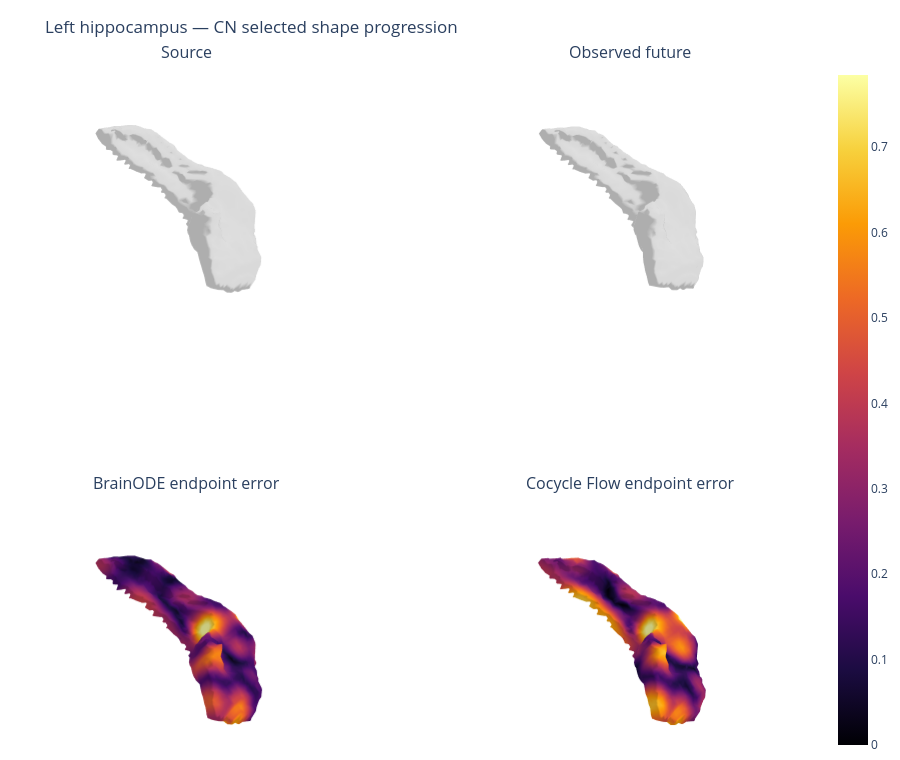
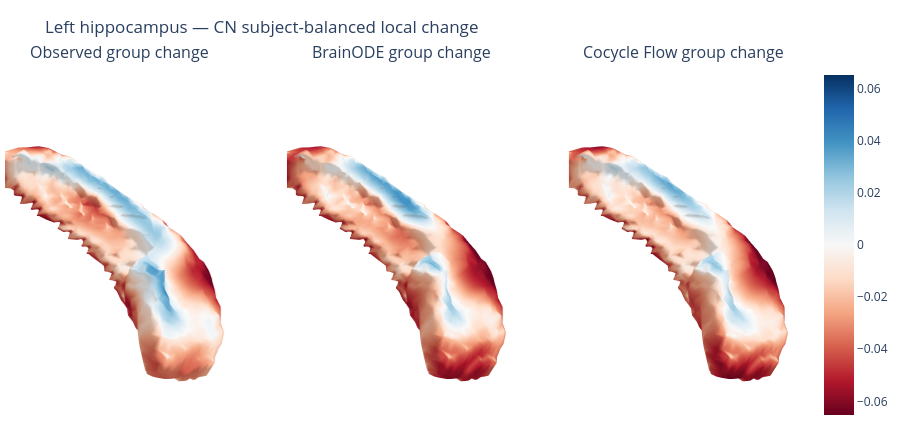
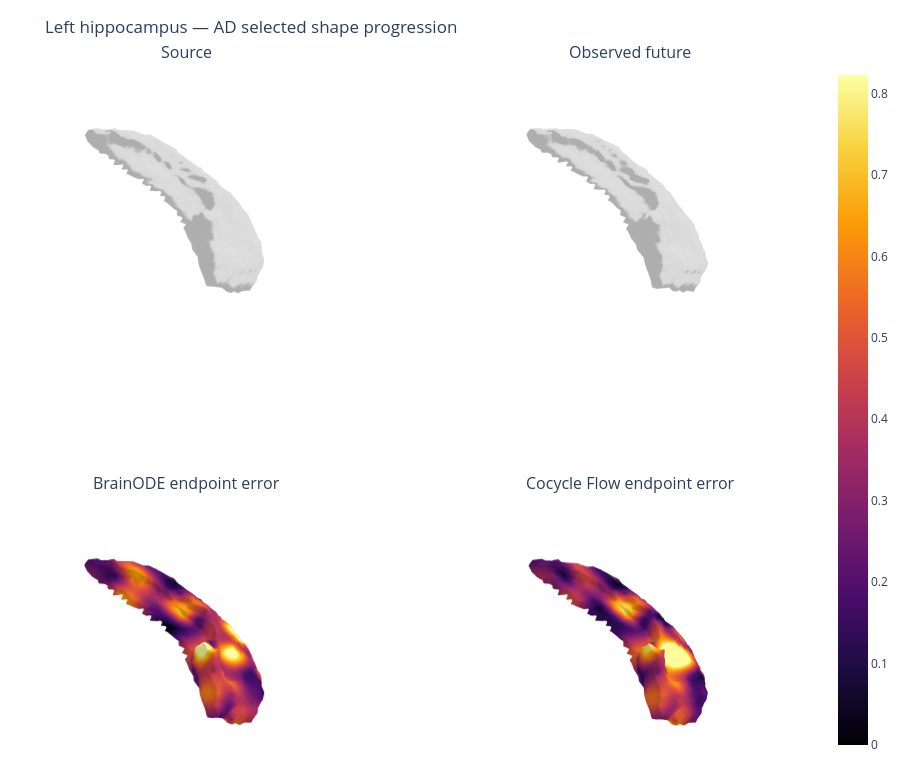
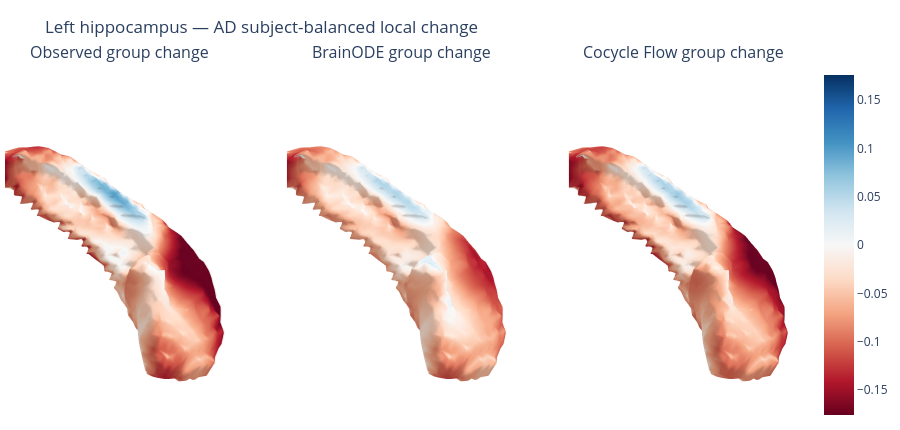

Notebook source saved alongside these figures, in order:
### Markdown cell above
## Paired case distribution and 3D local-change maps

Mesh panels use the shared correspondence topology. Group change maps average pairs within each subject before averaging subjects, preventing longer follow-up histories from dominating the group result.

### Code cell
for structure, bundle in bundles.items():
    paired = bundle['tables']['paired_metric_comparison']
    for metric in ('endpoint_vertex_mae_mm', 'local_normal_top_change_dice'):
        data = paired.query("split == 'test' and diagnosis == 'AD' and metric == @metric")
        if data.empty:
            continue
        low = np.nanmin(data[['brainode_value', 'cocycle_flow_value']].to_numpy())
        high = np.nanmax(data[['brainode_value', 'cocycle_flow_value']].to_numpy())
        pad = 0.04 * max(high - low, 1.0e-8)
        fig, ax = plt.subplots(figsize=(5.4, 5.4), constrained_layout=True)
        ax.scatter(data['brainode_value'], data['cocycle_flow_value'], s=18, alpha=0.55, color=MODEL_COLORS['cocycle_flow'])
        ax.plot([low - pad, high + pad], [low - pad, high + pad], color='#222222', linewidth=1)
        relation = 'below' if data['direction'].iloc[0] == 'lower' else 'above'
        ax.set_title(f"{STRUCTURE_LABELS[structure]} — AD test {metric}\n{relation} diagonal favours Cocycle Flow")
        ax.set_xlabel('BrainODE'); ax.set_ylabel('PCA Cocycle Flow')
        plt.show()

if go is None:
    print('Install plotly to render interactive mesh panels.')
else:
    def read_faces(bundle):
        return pd.read_csv(bundle['cache'] / 'meshes' / 'template_faces.csv')

    def selected_mesh_figure(structure, diagnosis):
        bundle = bundles[structure]
        frame = pd.read_csv(bundle['cache'] / 'meshes' / f"selected_{diagnosis.lower()}_vertices.csv")
        faces = read_faces(bundle)
        maximum = np.nanpercentile(np.r_[frame['brainode_endpoint_error'], frame['cocycle_flow_endpoint_error']], 98)
        fig = make_subplots(rows=2, cols=2, specs=[[{'type': 'scene'}] * 2] * 2, subplot_titles=['Source', 'Observed future', 'BrainODE endpoint error', 'Cocycle Flow endpoint error'])
        panels = [(('source_x', 'source_y', 'source_z'), None), (('target_x', 'target_y', 'target_z'), None), (('brainode_x', 'brainode_y', 'brainode_z'), 'brainode_endpoint_error'), (('cocycle_flow_x', 'cocycle_flow_y', 'cocycle_flow_z'), 'cocycle_flow_endpoint_error')]
        for position, (xyz, error) in enumerate(panels, start=1):
            row, col = divmod(position - 1, 2); row += 1; col += 1
            options = dict(x=frame[xyz[0]], y=frame[xyz[1]], z=frame[xyz[2]], i=faces['vertex_0'], j=faces['vertex_1'], k=faces['vertex_2'], flatshading=False, hoverinfo='skip')
            if error is None:
                options['color'] = '#D9D9D9'
            else:
                options.update(intensity=frame[error], colorscale='Inferno', cmin=0, cmax=maximum, showscale=(position == 4))
            fig.add_trace(go.Mesh3d(**options), row=row, col=col)
        fig.update_scenes(aspectmode='data', xaxis_visible=False, yaxis_visible=False, zaxis_visible=False)
        fig.update_layout(title=f"{STRUCTURE_LABELS[structure]} — {diagnosis} selected shape progression", height=760, margin=dict(l=5, r=5, t=65, b=5))
        fig.show()

    def group_map_figure(structure, diagnosis):
        bundle = bundles[structure]
        frame = pd.read_csv(bundle['cache'] / 'meshes' / f"group_{diagnosis.lower()}_change_maps.csv")
        if frame.empty:
            print(f'{STRUCTURE_LABELS[structure]} {diagnosis}: group maps were skipped.')
            return
        faces = read_faces(bundle)
        fields = ('observed_normal_change_rate', 'brainode_normal_change_rate', 'cocycle_flow_normal_change_rate')
        maximum = np.nanpercentile(np.abs(frame[list(fields)].to_numpy()), 98)
        fig = make_subplots(rows=1, cols=3, specs=[[{'type': 'scene'}] * 3], subplot_titles=['Observed group change', 'BrainODE group change', 'Cocycle Flow group change'])
        for col, field in enumerate(fields, start=1):
            fig.add_trace(go.Mesh3d(x=frame['template_x'], y=frame['template_y'], z=frame['template_z'], i=faces['vertex_0'], j=faces['vertex_1'], k=faces['vertex_2'], intensity=frame[field], colorscale='RdBu', cmin=-maximum, cmax=maximum, flatshading=False, hoverinfo='skip', showscale=(col == 3)), row=1, col=col)
        fig.update_scenes(aspectmode='data', xaxis_visible=False, yaxis_visible=False, zaxis_visible=False)
        fig.update_layout(title=f"{STRUCTURE_LABELS[structure]} — {diagnosis} subject-balanced local change", height=430, margin=dict(l=5, r=5, t=65, b=5))
        fig.show()

    for structure in STRUCTURES:
        for diagnosis in ('CN', 'AD'):
            selected_mesh_figure(structure, diagnosis)
            group_map_figure(structure, diagnosis)
        display(bundles[structure]['tables']['selected_mesh_metrics'])
        display(bundles[structure]['tables']['group_hotspot_metrics'])

### Figure 1 — Plotly figure (JSON) as saved in the notebook; plotly's stock layout.template omitted (floating-point values rounded to 4 significant figures; data arrays with more than 128 entries replaced by an {"elided": "..."} marker saying what was removed)
{"data": [{"color": "#D9D9D9", "flatshading": false, "hoverinfo": "skip", "i": {"elided": "5488 int values"}, "j": {"elided": "5488 int values"}, "k": {"elided": "5488 int values"}, "scene": "scene", "type": "mesh3d", "x": {"elided": "2746 float values"}, "y": {"elided": "2746 float values"}, "z": {"elided": "2746 float values"}}, {"color": "#D9D9D9", "flatshading": false, "hoverinfo": "skip", "i": {"elided": "5488 int values"}, "j": {"elided": "5488 int values"}, "k": {"elided": "5488 int values"}, "scene": "scene2", "type": "mesh3d", "x": {"elided": "2746 float values"}, "y": {"elided": "2746 float values"}, "z": {"elided": "2746 float values"}}, {"cmax": 0.7844, "cmin": 0, "colorscale": [[0, "#000004"], [0.1111, "#1b0c41"], [0.2222, "#4a0c6b"], [0.3333, "#781c6d"], [0.4444, "#a52c60"], [0.5556, "#cf4446"], [0.6667, "#ed6925"], [0.7778, "#fb9b06"], [0.8889, "#f7d13d"], [1, "#fcffa4"]], "flatshading": false, "hoverinfo": "skip", "i": {"elided": "5488 int values"}, "intensity": {"elided": "2746 float values"}, "j": {"elided": "5488 int values"}, "k": {"elided": "5488 int values"}, "scene": "scene3", "showscale": false, "type": "mesh3d", "x": {"elided": "2746 float values"}, "y": {"elided": "2746 float values"}, "z": {"elided": "2746 float values"}}, {"cmax": 0.7844, "cmin": 0, "colorscale": [[0, "#000004"], [0.1111, "#1b0c41"], [0.2222, "#4a0c6b"], [0.3333, "#781c6d"], [0.4444, "#a52c60"], [0.5556, "#cf4446"], [0.6667, "#ed6925"], [0.7778, "#fb9b06"], [0.8889, "#f7d13d"], [1, "#fcffa4"]], "flatshading": false, "hoverinfo": "skip", "i": {"elided": "5488 int values"}, "intensity": {"elided": "2746 float values"}, "j": {"elided": "5488 int values"}, "k": {"elided": "5488 int values"}, "scene": "scene4", "showscale": true, "type": "mesh3d", "x": {"elided": "2746 float values"}, "y": {"elided": "2746 float values"}, "z": {"elided": "2746 float values"}}], "layout": {"annotations": [{"font": {"size": 16}, "showarrow": false, "text": "Source", "x": 0.225, "xanchor": "center", "xref": "paper", "y": 1, "yanchor": "bottom", "yref": "paper"}, {"font": {"size": 16}, "showarrow": false, "text": "Observed future", "x": 0.775, "xanchor": "center", "xref": "paper", "y": 1, "yanchor": "bottom", "yref": "paper"}, {"font": {"size": 16}, "showarrow": false, "text": "BrainODE endpoint error", "x": 0.225, "xanchor": "center", "xref": "paper", "y": 0.375, "yanchor": "bottom", "yref": "paper"}, {"font": {"size": 16}, "showarrow": false, "text": "Cocycle Flow endpoint error", "x": 0.775, "xanchor": "center", "xref": "paper", "y": 0.375, "yanchor": "bottom", "yref": "paper"}], "height": 760, "margin": {"b": 5, "l": 5, "r": 5, "t": 65}, "scene": {"aspectmode": "data", "domain": {"x": [0, 0.45], "y": [0.625, 1]}, "xaxis": {"visible": false}, "yaxis": {"visible": false}, "zaxis": {"visible": false}}, "scene2": {"aspectmode": "data", "domain": {"x": [0.55, 1], "y": [0.625, 1]}, "xaxis": {"visible": false}, "yaxis": {"visible": false}, "zaxis": {"visible": false}}, "scene3": {"aspectmode": "data", "domain": {"x": [0, 0.45], "y": [0, 0.375]}, "xaxis": {"visible": false}, "yaxis": {"visible": false}, "zaxis": {"visible": false}}, "scene4": {"aspectmode": "data", "domain": {"x": [0.55, 1], "y": [0, 0.375]}, "xaxis": {"visible": false}, "yaxis": {"visible": false}, "zaxis": {"visible": false}}, "title": {"text": "Left hippocampus — CN selected shape progression"}}}

### Figure 2 — Plotly figure (JSON) as saved in the notebook; plotly's stock layout.template omitted (floating-point values rounded to 4 significant figures; data arrays with more than 128 entries replaced by an {"elided": "..."} marker saying what was removed)
{"data": [{"cmax": 0.06521, "cmin": -0.06521, "colorscale": [[0, "rgb(103,0,31)"], [0.1, "rgb(178,24,43)"], [0.2, "rgb(214,96,77)"], [0.3, "rgb(244,165,130)"], [0.4, "rgb(253,219,199)"], [0.5, "rgb(247,247,247)"], [0.6, "rgb(209,229,240)"], [0.7, "rgb(146,197,222)"], [0.8, "rgb(67,147,195)"], [0.9, "rgb(33,102,172)"], [1, "rgb(5,48,97)"]], "flatshading": false, "hoverinfo": "skip", "i": {"elided": "5488 int values"}, "intensity": {"elided": "2746 float values"}, "j": {"elided": "5488 int values"}, "k": {"elided": "5488 int values"}, "scene": "scene", "showscale": false, "type": "mesh3d", "x": {"elided": "2746 float values"}, "y": {"elided": "2746 float values"}, "z": {"elided": "2746 float values"}}, {"cmax": 0.06521, "cmin": -0.06521, "colorscale": [[0, "rgb(103,0,31)"], [0.1, "rgb(178,24,43)"], [0.2, "rgb(214,96,77)"], [0.3, "rgb(244,165,130)"], [0.4, "rgb(253,219,199)"], [0.5, "rgb(247,247,247)"], [0.6, "rgb(209,229,240)"], [0.7, "rgb(146,197,222)"], [0.8, "rgb(67,147,195)"], [0.9, "rgb(33,102,172)"], [1, "rgb(5,48,97)"]], "flatshading": false, "hoverinfo": "skip", "i": {"elided": "5488 int values"}, "intensity": {"elided": "2746 float values"}, "j": {"elided": "5488 int values"}, "k": {"elided": "5488 int values"}, "scene": "scene2", "showscale": false, "type": "mesh3d", "x": {"elided": "2746 float values"}, "y": {"elided": "2746 float values"}, "z": {"elided": "2746 float values"}}, {"cmax": 0.06521, "cmin": -0.06521, "colorscale": [[0, "rgb(103,0,31)"], [0.1, "rgb(178,24,43)"], [0.2, "rgb(214,96,77)"], [0.3, "rgb(244,165,130)"], [0.4, "rgb(253,219,199)"], [0.5, "rgb(247,247,247)"], [0.6, "rgb(209,229,240)"], [0.7, "rgb(146,197,222)"], [0.8, "rgb(67,147,195)"], [0.9, "rgb(33,102,172)"], [1, "rgb(5,48,97)"]], "flatshading": false, "hoverinfo": "skip", "i": {"elided": "5488 int values"}, "intensity": {"elided": "2746 float values"}, "j": {"elided": "5488 int values"}, "k": {"elided": "5488 int values"}, "scene": "scene3", "showscale": true, "type": "mesh3d", "x": {"elided": "2746 float values"}, "y": {"elided": "2746 float values"}, "z": {"elided": "2746 float values"}}], "layout": {"annotations": [{"font": {"size": 16}, "showarrow": false, "text": "Observed group change", "x": 0.1444, "xanchor": "center", "xref": "paper", "y": 1, "yanchor": "bottom", "yref": "paper"}, {"font": {"size": 16}, "showarrow": false, "text": "BrainODE group change", "x": 0.5, "xanchor": "center", "xref": "paper", "y": 1, "yanchor": "bottom", "yref": "paper"}, {"font": {"size": 16}, "showarrow": false, "text": "Cocycle Flow group change", "x": 0.8556, "xanchor": "center", "xref": "paper", "y": 1, "yanchor": "bottom", "yref": "paper"}], "height": 430, "margin": {"b": 5, "l": 5, "r": 5, "t": 65}, "scene": {"aspectmode": "data", "domain": {"x": [0, 0.2889], "y": [0, 1]}, "xaxis": {"visible": false}, "yaxis": {"visible": false}, "zaxis": {"visible": false}}, "scene2": {"aspectmode": "data", "domain": {"x": [0.3556, 0.6444], "y": [0, 1]}, "xaxis": {"visible": false}, "yaxis": {"visible": false}, "zaxis": {"visible": false}}, "scene3": {"aspectmode": "data", "domain": {"x": [0.7111, 1], "y": [0, 1]}, "xaxis": {"visible": false}, "yaxis": {"visible": false}, "zaxis": {"visible": false}}, "title": {"text": "Left hippocampus — CN subject-balanced local change"}}}

### Figure 3 — Plotly figure (JSON) as saved in the notebook; plotly's stock layout.template omitted (floating-point values rounded to 4 significant figures; data arrays with more than 128 entries replaced by an {"elided": "..."} marker saying what was removed)
{"data": [{"color": "#D9D9D9", "flatshading": false, "hoverinfo": "skip", "i": {"elided": "5488 int values"}, "j": {"elided": "5488 int values"}, "k": {"elided": "5488 int values"}, "scene": "scene", "type": "mesh3d", "x": {"elided": "2746 float values"}, "y": {"elided": "2746 float values"}, "z": {"elided": "2746 float values"}}, {"color": "#D9D9D9", "flatshading": false, "hoverinfo": "skip", "i": {"elided": "5488 int values"}, "j": {"elided": "5488 int values"}, "k": {"elided": "5488 int values"}, "scene": "scene2", "type": "mesh3d", "x": {"elided": "2746 float values"}, "y": {"elided": "2746 float values"}, "z": {"elided": "2746 float values"}}, {"cmax": 0.8226, "cmin": 0, "colorscale": [[0, "#000004"], [0.1111, "#1b0c41"], [0.2222, "#4a0c6b"], [0.3333, "#781c6d"], [0.4444, "#a52c60"], [0.5556, "#cf4446"], [0.6667, "#ed6925"], [0.7778, "#fb9b06"], [0.8889, "#f7d13d"], [1, "#fcffa4"]], "flatshading": false, "hoverinfo": "skip", "i": {"elided": "5488 int values"}, "intensity": {"elided": "2746 float values"}, "j": {"elided": "5488 int values"}, "k": {"elided": "5488 int values"}, "scene": "scene3", "showscale": false, "type": "mesh3d", "x": {"elided": "2746 float values"}, "y": {"elided": "2746 float values"}, "z": {"elided": "2746 float values"}}, {"cmax": 0.8226, "cmin": 0, "colorscale": [[0, "#000004"], [0.1111, "#1b0c41"], [0.2222, "#4a0c6b"], [0.3333, "#781c6d"], [0.4444, "#a52c60"], [0.5556, "#cf4446"], [0.6667, "#ed6925"], [0.7778, "#fb9b06"], [0.8889, "#f7d13d"], [1, "#fcffa4"]], "flatshading": false, "hoverinfo": "skip", "i": {"elided": "5488 int values"}, "intensity": {"elided": "2746 float values"}, "j": {"elided": "5488 int values"}, "k": {"elided": "5488 int values"}, "scene": "scene4", "showscale": true, "type": "mesh3d", "x": {"elided": "2746 float values"}, "y": {"elided": "2746 float values"}, "z": {"elided": "2746 float values"}}], "layout": {"annotations": [{"font": {"size": 16}, "showarrow": false, "text": "Source", "x": 0.225, "xanchor": "center", "xref": "paper", "y": 1, "yanchor": "bottom", "yref": "paper"}, {"font": {"size": 16}, "showarrow": false, "text": "Observed future", "x": 0.775, "xanchor": "center", "xref": "paper", "y": 1, "yanchor": "bottom", "yref": "paper"}, {"font": {"size": 16}, "showarrow": false, "text": "BrainODE endpoint error", "x": 0.225, "xanchor": "center", "xref": "paper", "y": 0.375, "yanchor": "bottom", "yref": "paper"}, {"font": {"size": 16}, "showarrow": false, "text": "Cocycle Flow endpoint error", "x": 0.775, "xanchor": "center", "xref": "paper", "y": 0.375, "yanchor": "bottom", "yref": "paper"}], "height": 760, "margin": {"b": 5, "l": 5, "r": 5, "t": 65}, "scene": {"aspectmode": "data", "domain": {"x": [0, 0.45], "y": [0.625, 1]}, "xaxis": {"visible": false}, "yaxis": {"visible": false}, "zaxis": {"visible": false}}, "scene2": {"aspectmode": "data", "domain": {"x": [0.55, 1], "y": [0.625, 1]}, "xaxis": {"visible": false}, "yaxis": {"visible": false}, "zaxis": {"visible": false}}, "scene3": {"aspectmode": "data", "domain": {"x": [0, 0.45], "y": [0, 0.375]}, "xaxis": {"visible": false}, "yaxis": {"visible": false}, "zaxis": {"visible": false}}, "scene4": {"aspectmode": "data", "domain": {"x": [0.55, 1], "y": [0, 0.375]}, "xaxis": {"visible": false}, "yaxis": {"visible": false}, "zaxis": {"visible": false}}, "title": {"text": "Left hippocampus — AD selected shape progression"}}}

### Figure 4 — Plotly figure (JSON) as saved in the notebook; plotly's stock layout.template omitted (floating-point values rounded to 4 significant figures; data arrays with more than 128 entries replaced by an {"elided": "..."} marker saying what was removed)
{"data": [{"cmax": 0.1759, "cmin": -0.1759, "colorscale": [[0, "rgb(103,0,31)"], [0.1, "rgb(178,24,43)"], [0.2, "rgb(214,96,77)"], [0.3, "rgb(244,165,130)"], [0.4, "rgb(253,219,199)"], [0.5, "rgb(247,247,247)"], [0.6, "rgb(209,229,240)"], [0.7, "rgb(146,197,222)"], [0.8, "rgb(67,147,195)"], [0.9, "rgb(33,102,172)"], [1, "rgb(5,48,97)"]], "flatshading": false, "hoverinfo": "skip", "i": {"elided": "5488 int values"}, "intensity": {"elided": "2746 float values"}, "j": {"elided": "5488 int values"}, "k": {"elided": "5488 int values"}, "scene": "scene", "showscale": false, "type": "mesh3d", "x": {"elided": "2746 float values"}, "y": {"elided": "2746 float values"}, "z": {"elided": "2746 float values"}}, {"cmax": 0.1759, "cmin": -0.1759, "colorscale": [[0, "rgb(103,0,31)"], [0.1, "rgb(178,24,43)"], [0.2, "rgb(214,96,77)"], [0.3, "rgb(244,165,130)"], [0.4, "rgb(253,219,199)"], [0.5, "rgb(247,247,247)"], [0.6, "rgb(209,229,240)"], [0.7, "rgb(146,197,222)"], [0.8, "rgb(67,147,195)"], [0.9, "rgb(33,102,172)"], [1, "rgb(5,48,97)"]], "flatshading": false, "hoverinfo": "skip", "i": {"elided": "5488 int values"}, "intensity": {"elided": "2746 float values"}, "j": {"elided": "5488 int values"}, "k": {"elided": "5488 int values"}, "scene": "scene2", "showscale": false, "type": "mesh3d", "x": {"elided": "2746 float values"}, "y": {"elided": "2746 float values"}, "z": {"elided": "2746 float values"}}, {"cmax": 0.1759, "cmin": -0.1759, "colorscale": [[0, "rgb(103,0,31)"], [0.1, "rgb(178,24,43)"], [0.2, "rgb(214,96,77)"], [0.3, "rgb(244,165,130)"], [0.4, "rgb(253,219,199)"], [0.5, "rgb(247,247,247)"], [0.6, "rgb(209,229,240)"], [0.7, "rgb(146,197,222)"], [0.8, "rgb(67,147,195)"], [0.9, "rgb(33,102,172)"], [1, "rgb(5,48,97)"]], "flatshading": false, "hoverinfo": "skip", "i": {"elided": "5488 int values"}, "intensity": {"elided": "2746 float values"}, "j": {"elided": "5488 int values"}, "k": {"elided": "5488 int values"}, "scene": "scene3", "showscale": true, "type": "mesh3d", "x": {"elided": "2746 float values"}, "y": {"elided": "2746 float values"}, "z": {"elided": "2746 float values"}}], "layout": {"annotations": [{"font": {"size": 16}, "showarrow": false, "text": "Observed group change", "x": 0.1444, "xanchor": "center", "xref": "paper", "y": 1, "yanchor": "bottom", "yref": "paper"}, {"font": {"size": 16}, "showarrow": false, "text": "BrainODE group change", "x": 0.5, "xanchor": "center", "xref": "paper", "y": 1, "yanchor": "bottom", "yref": "paper"}, {"font": {"size": 16}, "showarrow": false, "text": "Cocycle Flow group change", "x": 0.8556, "xanchor": "center", "xref": "paper", "y": 1, "yanchor": "bottom", "yref": "paper"}], "height": 430, "margin": {"b": 5, "l": 5, "r": 5, "t": 65}, "scene": {"aspectmode": "data", "domain": {"x": [0, 0.2889], "y": [0, 1]}, "xaxis": {"visible": false}, "yaxis": {"visible": false}, "zaxis": {"visible": false}}, "scene2": {"aspectmode": "data", "domain": {"x": [0.3556, 0.6444], "y": [0, 1]}, "xaxis": {"visible": false}, "yaxis": {"visible": false}, "zaxis": {"visible": false}}, "scene3": {"aspectmode": "data", "domain": {"x": [0.7111, 1], "y": [0, 1]}, "xaxis": {"visible": false}, "yaxis": {"visible": false}, "zaxis": {"visible": false}}, "title": {"text": "Left hippocampus — AD subject-balanced local change"}}}
